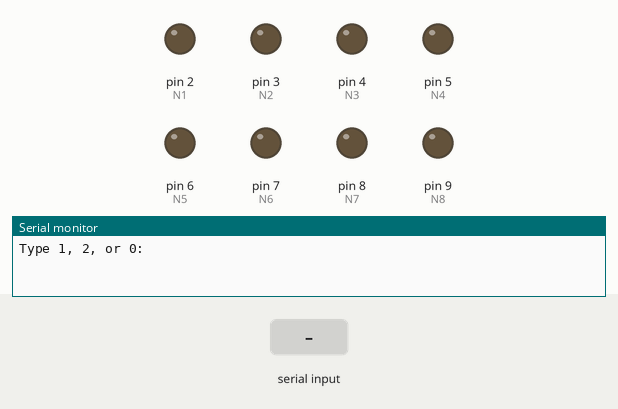
Bench run of a sketch on a simulated Arduino Uno, built with avr-gcc and run on an emulated ATmega328P. On the bench: output pins drawn as LEDs (lit = HIGH), the last lines printed to the serial monitor. Inputs (shaded band) come from the test bench.

Above: at 1.2 s.
1.3 s: "1" received over Serial
At 2.2 s:
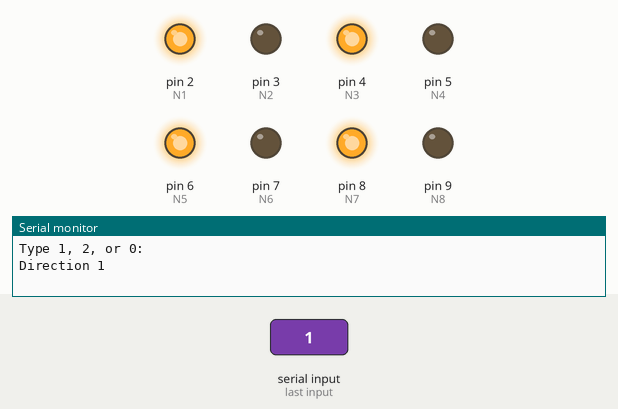
2.8 s: "2" received over Serial
At 3.4 s:
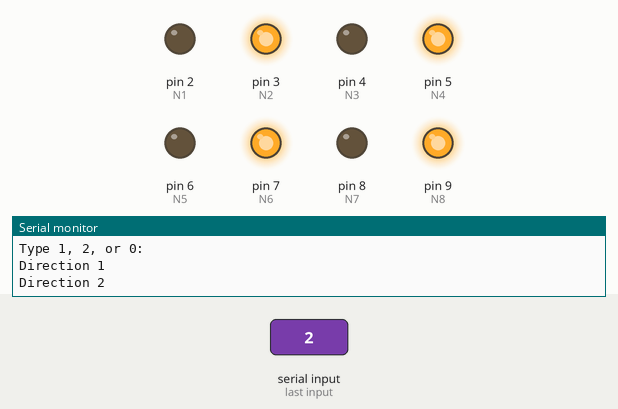
4.3 s: "0" received over Serial
At 5.7 s:
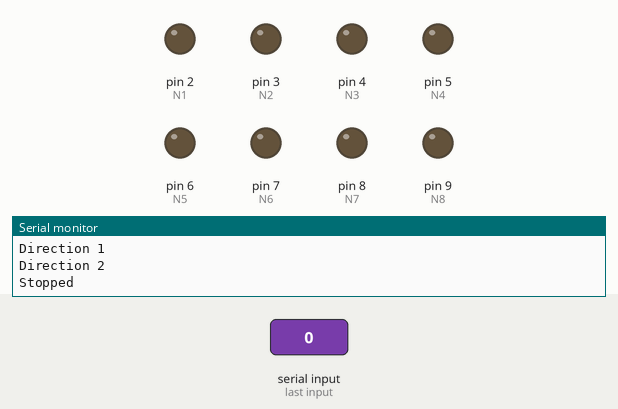
Timing chart, 0 to 7.3 s (numbered marks = the images above; inputs shaded):
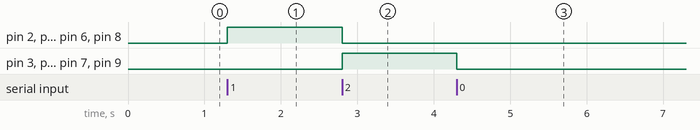

The sketch:

Motor_Driver_Test_Code.ino
```cpp
const int N1 = 2;  // IN1 MotorDriver1
const int N2 = 3;  // IN2 MotorDriver1
const int N3 = 4;  // IN3 MotorDriver1
const int N4 = 5;  // IN4 MotorDriver1

const int N5 = 6;  // IN1 MotorDriver2
const int N6 = 7;  // IN2 MotorDriver2
const int N7 = 8;  // IN3 MotorDriver2
const int N8 = 9;  // IN4 MotorDriver2

void setup() {
  pinMode(N1, OUTPUT);
  pinMode(N2, OUTPUT);
  pinMode(N3, OUTPUT);
  pinMode(N4, OUTPUT);
  pinMode(N5, OUTPUT);
  pinMode(N6, OUTPUT);
  pinMode(N7, OUTPUT);
  pinMode(N8, OUTPUT);

  Serial.begin(9600);
  Serial.println("Type 1, 2, or 0:");
}

void loop() {
  if (Serial.available() > 0) {
    char input = Serial.read();

    if (input == '1') {
      // Direction 1
      digitalWrite(N1, HIGH);
      digitalWrite(N2, LOW);
      digitalWrite(N3, HIGH);
      digitalWrite(N4, LOW);
      digitalWrite(N5, HIGH);
      digitalWrite(N6, LOW);
      digitalWrite(N7, HIGH);
      digitalWrite(N8, LOW);
      Serial.println("Direction 1");
    }
    else if (input == '2') {
      // Direction 2
      digitalWrite(N1, LOW);
      digitalWrite(N2, HIGH);
      digitalWrite(N3, LOW);
      digitalWrite(N4, HIGH);
      digitalWrite(N5, LOW);
      digitalWrite(N6, HIGH);
      digitalWrite(N7, LOW);
      digitalWrite(N8, HIGH);
      Serial.println("Direction 2");
    }
    else if (input == '0') {
      // Stop (brake)
      digitalWrite(N1, LOW);
      digitalWrite(N2, LOW);
      digitalWrite(N3, LOW);
      digitalWrite(N4, LOW);
      digitalWrite(N5, LOW);
      digitalWrite(N6, LOW);
      digitalWrite(N7, LOW);
      digitalWrite(N8, LOW);
      Serial.println("Stopped");
    }
  }
}
```

Measured:
- after the input at 1.3 s, pin 2 (N1), pin 4 (N3), pin 6 (N5), pin 8 (N7): LOW → HIGH at once
- after the input at 2.8 s, pin 2 (N1), pin 4 (N3), pin 6 (N5), pin 8 (N7): HIGH → LOW at once; pin 3 (N2), pin 5 (N4), pin 7 (N6), pin 9 (N8): LOW → HIGH at once
- after the input at 4.3 s, pin 3 (N2), pin 5 (N4), pin 7 (N6), pin 9 (N8): HIGH → LOW at once
